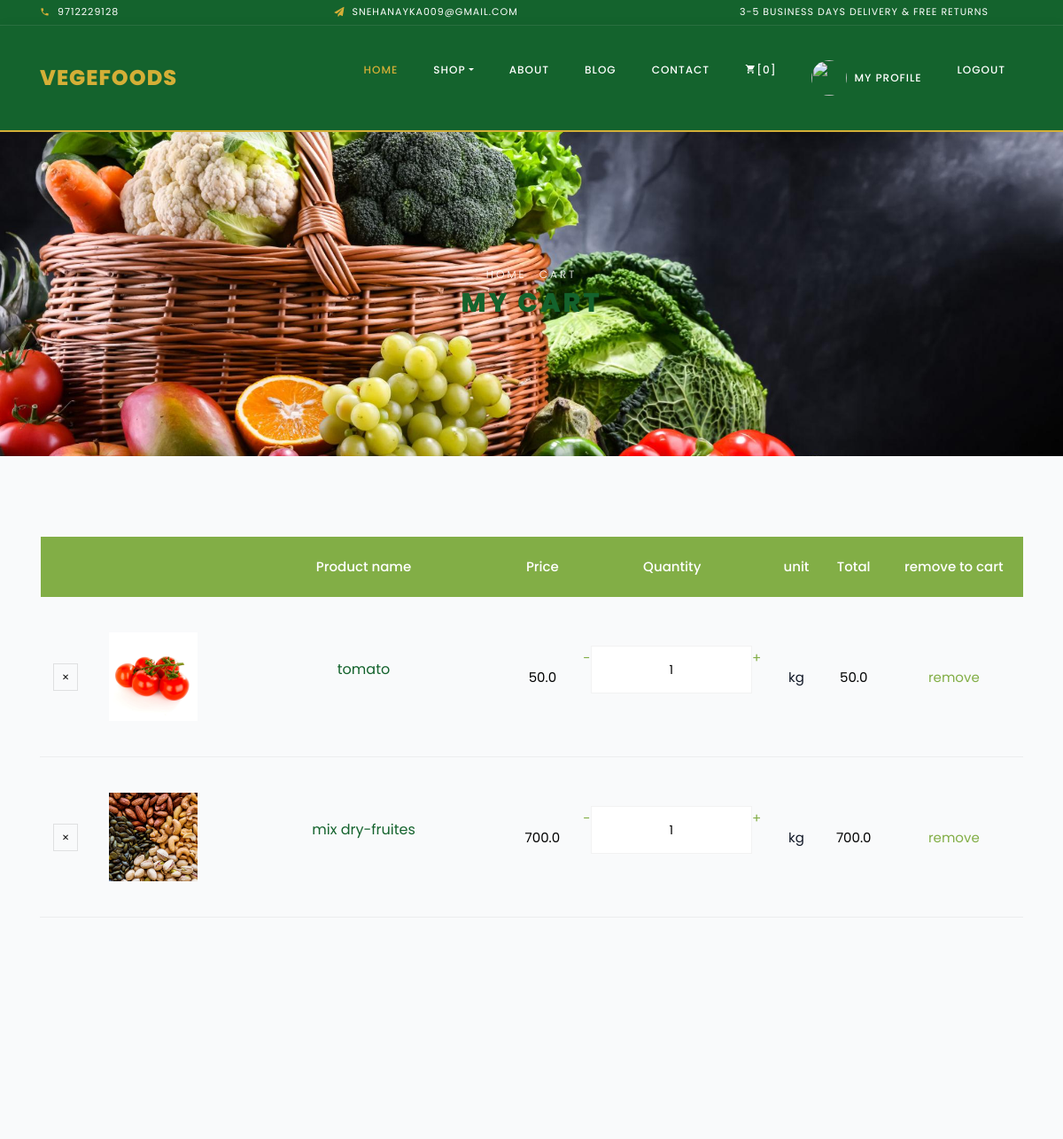
The page /cart (signed in, upper part) on the database as committed earlier.
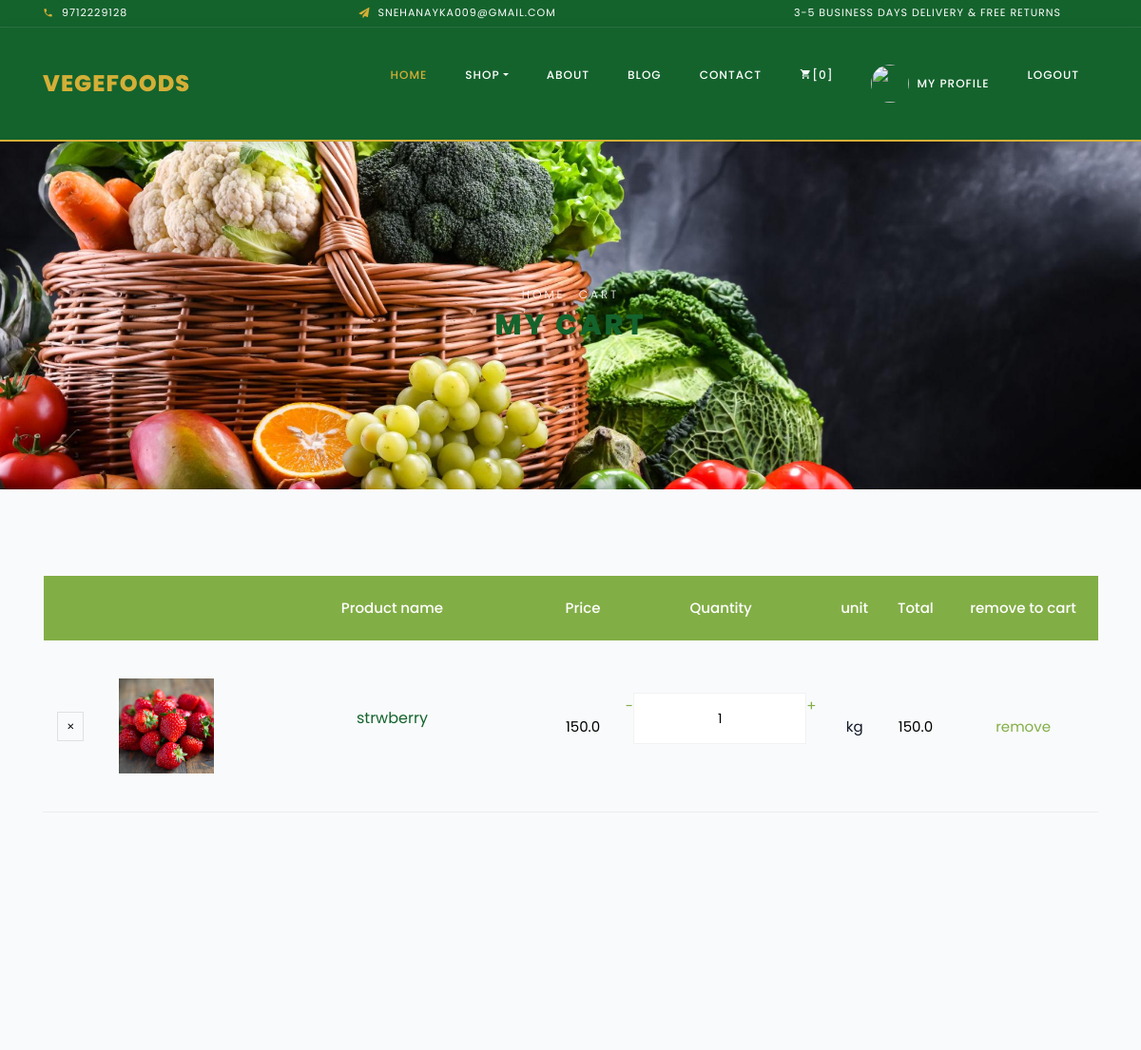
The same page on the database as committed later.
### myapp/models.py (models this page shows, shortened)
class Cart(models.Model):
    product=models.ForeignKey(Product,on_delete=models.CASCADE)
    user=models.ForeignKey(User,on_delete=models.CASCADE)
    qty=models.IntegerField()
    def total_price(self):
        return self.qty*self.product.price

class Product(models.Model):
    category=models.ForeignKey(Category,on_delete=models.CASCADE)
    name=models.CharField(max_length=20)
    price=models.FloatField()
    quntity=models.DecimalField(max_digits=10,decimal_places=2)
    description=models.TextField()
    image=models.ImageField(upload_to='pro_image/',null=True,blank=True)
    sale_price=models.DecimalField(max_digits=10,decimal_places=2,null=True,blank=True)
    unit=models.CharField(max_length=100,default="kg")
    stock=models.PositiveBigIntegerField(default=0,null=True,blank=True)
    is_available=models.BooleanField(default=True,blank=True,null=True)
    is_featured=models.BooleanField(default=False,null=True)
    is_deal=models.BooleanField(default=False,null=True)
    deal_price=models.DecimalField(max_digits=10,decimal_places=2,null=True,blank=True)
    deal_end=models.DateTimeField(null=True,blank=True)

### myapp/views.py (the view)
# urls.py: path('cart',cart,name="cart"),
@login_required(login_url='login')
def cart(request):
    if User is None:
        return redirect("login")
    else:
        carts = Cart.objects.filter(user=request.user)
        sum = 0
        for c in carts:
            sum += c.total_price()
        addresses = Address.objects.filter(user=request.user)
    return render(request, "cart.html", {
        "carts": carts,
        "total": int(sum),
        "addresses": addresses,
    })

### myapp/templates/cart.html (shortened to what this page needs)
{% extends 'base.html' %}
{% block main %}
    <div class="hero-wrap hero-bread" style="background-image: url('/static/images/cart.jpg');">
      <div class="container">
        <div class="row no-gutters slider-text align-items-center justify-content-center">
          <div class="col-md-9 ftco-animate text-center">
          	<p class="breadcrumbs"><span class="mr-2"><a href="{% url  'index' %}">Home</a></span> <span>Cart</span></p>
            <h1 class="mb-0 bread">My Cart</h1>
          </div>
        </div>
      </div>
    </div>
    <section class="ftco-section ftco-cart">
			<div class="container">
				<div class="row">
    			<div class="col-md-12 ftco-animate">
    				<div class="cart-list">
	    				<table class="table">
						    <thead class="thead-primary">
						      <tr class="text-center">
						        <th>&nbsp;</th>
								<th>&nbsp;</th>
						        <th>Product name</th>
						        <th>Price</th>
						        <th>Quantity</th>
								<th>unit</th>
						        <th>Total</th>
								<th>remove to cart</th>
						      </tr>
						    </thead>
						    <tbody>
								{%for c in carts%}
						      <tr class="text-center">
						        <td class="product-remove"><a href="#"><span class="ion-ios-close"></span></a></td>
						        <td class="image-prod"><div class="img" style="background-image:url('{{c.product.image.url}}');"></div></td>
						        <td class="product-name">
						        	<h3>{{c.product.name}}</h3>
						        </td>
						        <td class="price">{{c.product.price}}</td>
						        <td class="quantity">
						        	<div class="input-group mb-3">
										<a href="{% url 'decrement'%}?cid={{c.id}}">-</a>
					             	<input type="text" name="quantity" class="quantity form-control input-number" value="{{c.qty}}" min="1" max="100">
										<a href="{% url 'increment'%}?cid={{c.id}}">+</a>
					          	</div>
					          </td>
							  <td>{{c.product.unit}}</td>
						        <td class="total">{{c.total_price}}</td>
								<td><a href="{%url 'remove_cart'%}?cid={{c.id}}">remove</a></td>
						      </tr>
						      {% endfor %}
						    </tbody>
						  </table>
					  </div>
    			</div>
    		</div>
    		<div class="row justify-content-end">
    		</div>
			</div>
		</section>
  </body>
</html>
{%endblock%}

Rows that differ between the two databases and show on the page:
removed Cart: product.image (picture), product.name "tomato", product.price "50.0", quantity "1", product.unit "kg", total_price "50.0"
removed Cart: product.image (picture), product.name "mix dry-fruites", product.price "700.0", quantity "1", product.unit "kg", total_price "700.0"
added Cart: product.image (picture), product.name "strwberry", product.price "150.0", quantity "1", product.unit "kg", total_price "150.0"
